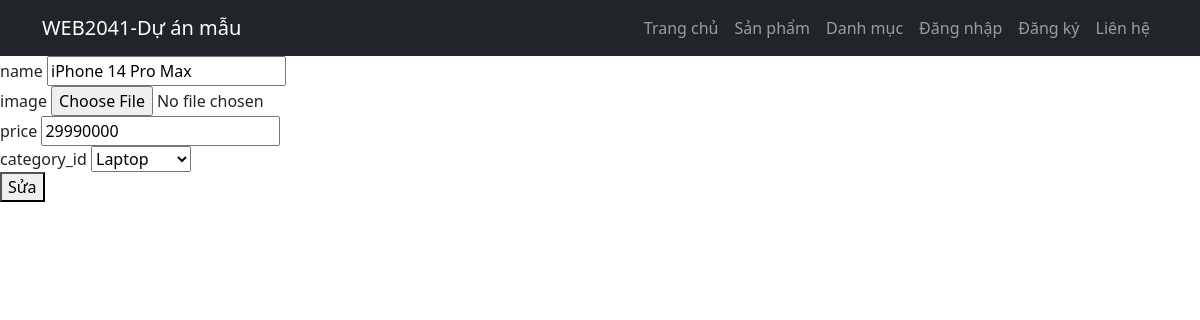
Page /?act=product-edit&id=1 on the committed database.
### tables this page shows
CREATE TABLE `product` (
  `id` int NOT NULL,
  `name` varchar(255) NOT NULL,
  `image` varchar(255) DEFAULT NULL,
  `price` double NOT NULL,
  `category_id` int DEFAULT NULL
);

CREATE TABLE `category` (
  `id` int NOT NULL,
  `name` varchar(255) NOT NULL
);

### controllers/ProductController.php (called while the page is built, shortened)
<?php
class ProductController
{
    public $modelProduct;
    public $modelCategory;
    public function __construct()
    {
        $this->modelProduct = new ProductModel();
        $this->modelCategory = new CategoryModel();
    }
    public function edit(){
        $categories = $this->modelCategory->getAllCategory();
        $detail = $this->modelProduct->getOne();
        require_once './views/product/edit.php';
    }
}

### index.php (called while the page is built, shortened)
<?php
require_once './commons/function.php';
require_once './controllers/ProductController.php';
require_once './models/ProductModel.php';
require_once './models/CategoryModel.php';
$act = $_GET['act'] ?? '/';
match ($act) {
    '/' => (new ProductController())->Home(),
    'product-list' => (new ProductController())->index(),
    'product-create' => (new ProductController())->create(),
    'product-store' => (new ProductController())->store(),
    'product-destroy' => (new ProductController())->delete(),
    'product-edit' => (new ProductController())->edit(),
    'product-update' => (new ProductController())->update(),
    'category-list'    => (new CategoryController())->index(),
    'category-create'  => (new CategoryController())->create(),
    'category-store'   => (new CategoryController())->store(),
    'category-edit'    => (new CategoryController())->edit(),
    'category-update'  => (new CategoryController())->update(),
    'category-destroy' => (new CategoryController())->delete(),
};

### commons/function.php (called while the page is built, shortened)
<?php
function connectDB() {
    $host = DB_HOST;
    $port = DB_PORT;
    $dbname = DB_NAME;
    try {
        $conn = new PDO("mysql:host=$host;port=$port;dbname=$dbname", DB_USERNAME, DB_PASSWORD);
        $conn->setAttribute(PDO::ATTR_ERRMODE, PDO::ERRMODE_EXCEPTION);
        $conn->setAttribute(PDO::ATTR_DEFAULT_FETCH_MODE, PDO::FETCH_ASSOC);
        return $conn;
    } catch (PDOException $e) {
        echo ("Connection failed: " . $e->getMessage());
    }
}

### models/ProductModel.php (called while the page is built, shortened)
<?php
class ProductModel
{
    public $conn;
    public function __construct()
    {
        $this->conn = connectDB();
    }
    public function getOne(){
        $sql = "SELECT * FROM `product` WHERE id = :id";
        $stmt=$this->conn->prepare($sql);
        $stmt->bindParam('id', $_GET['id']);
        $stmt->execute();
        return $stmt->fetch();
    }
}

### models/CategoryModel.php (called while the page is built, shortened)
<?php
class CategoryModel
{
    public $conn;
    public function __construct()
    {
        $this->conn = connectDB();
    }
    public function getAllCategory()
    {
        $sql = "SELECT * FROM `category`";
        $stmt = $this->conn->query($sql);
        return $stmt->fetchAll();
    }
}

### views/product/edit.php (the view, shortened to what this page needs)
<!DOCTYPE html>
<html lang="en">
<head>
    <link href="https://cdn.jsdelivr.net/npm/bootstrap@5.3.3/dist/css/bootstrap.min.css" rel="stylesheet">
</head>
<body>
    <header>
        <nav class="navbar navbar-expand-lg navbar-dark bg-dark">
            <div class="container">
                <a class="navbar-brand" href="#">WEB2041-Dự án mẫu</a>
                <div class="collapse navbar-collapse" id="navbarNav">
                    <ul class="navbar-nav ms-auto">
                        <li class="nav-item"><a class="nav-link" href="<?= BASE_URL ?>">Trang chủ</a></li>
                        <li class="nav-item"><a class="nav-link" href="<?= BASE_URL . '?act=product-list' ?>">Sản phẩm</a></li>
                        <li class="nav-item"><a class="nav-link" href="<?= BASE_URL . '?act=category-list' ?>">Danh mục</a></li>
                        <li class="nav-item"><a class="nav-link" href="<?= BASE_URL ?>">Đăng nhập</a></li>
                        <li class="nav-item"><a class="nav-link" href="<?= BASE_URL ?>">Đăng ký</a></li>
                        <li class="nav-item"><a class="nav-link" href="<?= BASE_URL ?>">Liên hệ</a></li>
                    </ul>
                </div>
            </div>
        </nav>
    </header>
    <form action="<?= BASE_URL . '?act=product-update&id=' . $_GET['id'] ?>" method="POST" enctype="multipart/form-data">
        <div>
            <label for="name">name</label>
            <input type="text" name="name" value="<?= $detail['name'] ?>">
        </div>
        <div>
            <label for="image">image</label>
            <input type="file" name="image" value="<?= $detail['image'] ?>">
        </div>
        <div>
            <label for="price">price</label>
            <input type="number" name="price" value="<?= $detail['price'] ?>">
        </div>
        <div>
            <label for="category_id">category_id </label>
            <select name="category_id">
                <?php foreach ($categories as $category): ?>
                    <option value="<?= $category['id'] ?>" <?= $category['id'] == $detail['category_id'] ? 'selected' : '' ?>>
                        <?= $category['name'] ?></option>
                <?php endforeach; ?>
            </select>
        </div>
        <button type="submit">Sửa</button>
    </form>
</body>
</html>

### rows in the picture
product: name "iPhone 14 Pro Max", price "29990000", category_id "Laptop"
